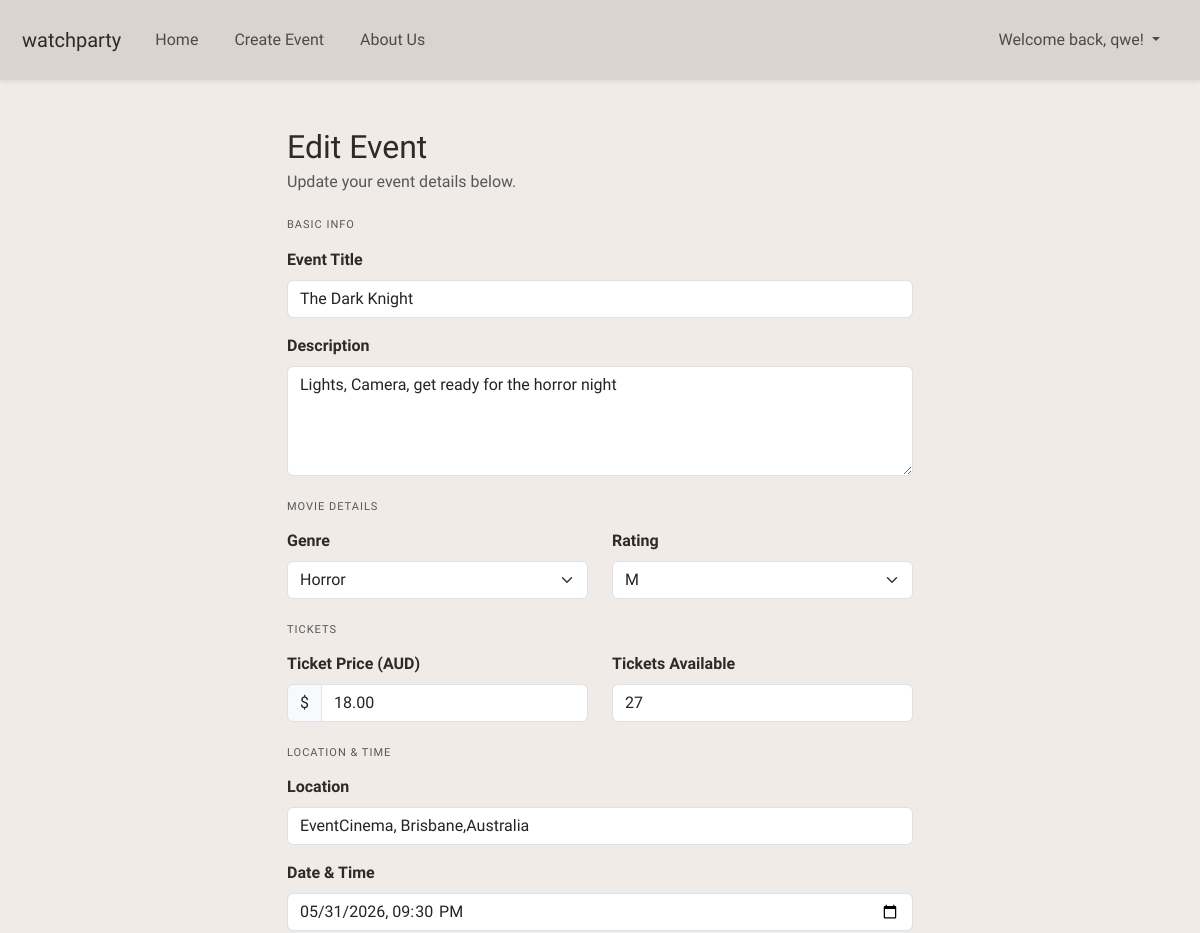
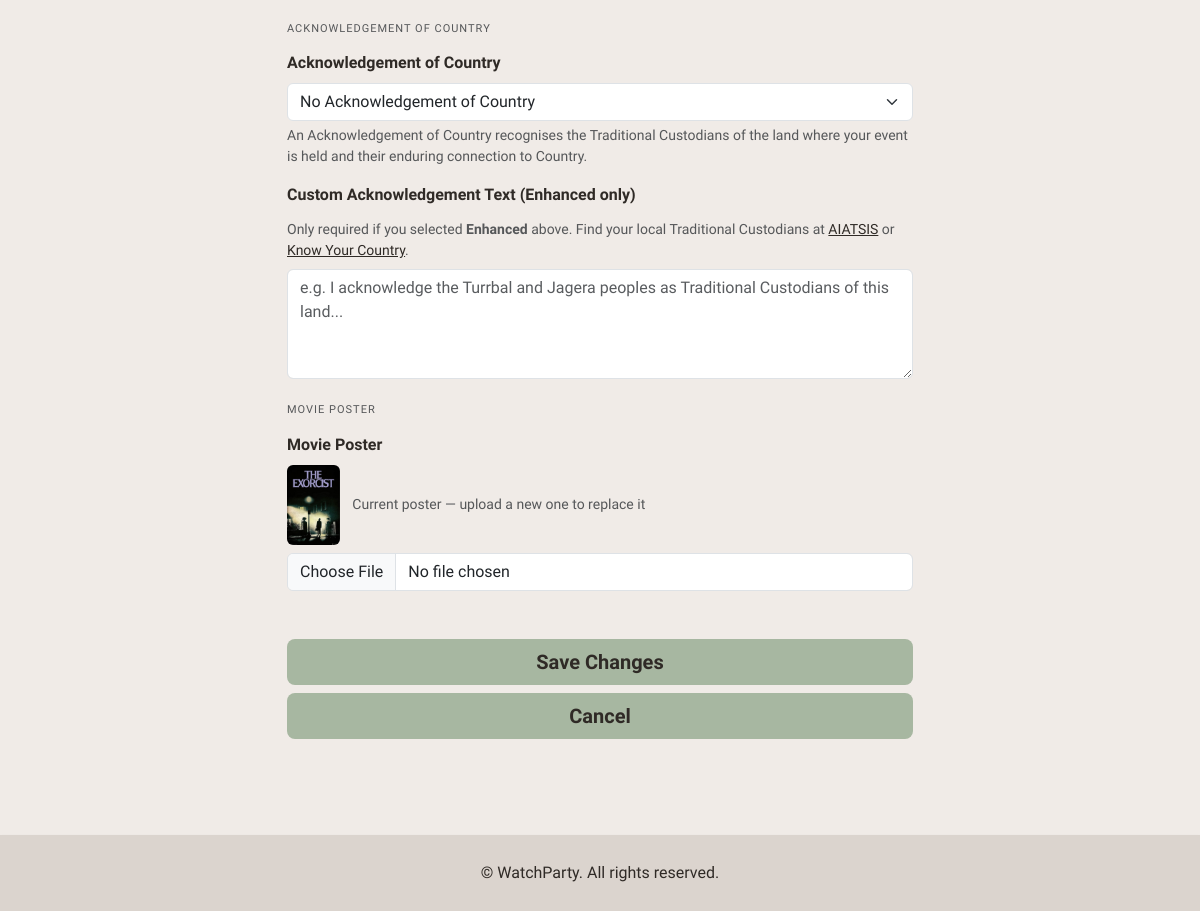
The page /events/6/edit (signed in) on the database its author committed (2 pictures, top to bottom).
### website/models.py (models this page shows, shortened)
class User(db.Model, UserMixin):
    __tablename__ = 'user'
    id = db.Column(db.Integer, primary_key=True)
    name = db.Column(db.String(100), nullable=False)
    contact_number = db.Column(db.String(20), nullable=False)
    street_address = db.Column(db.String(255), nullable=False)
    email = db.Column(db.String(100), nullable=False, unique=True)
    password_hash = db.Column(db.String(255), nullable=False)
    comments = db.relationship('Comment', backref='user', lazy=True)
    orders = db.relationship('Booking', backref='user', lazy=True)
    events = db.relationship('Event', backref='owner', lazy=True)

class Event(db.Model):
    __tablename__ = 'event'
    id = db.Column(db.Integer, primary_key=True)
    title = db.Column(db.String(150), nullable=False)
    description = db.Column(db.Text, nullable=False)
    genre = db.Column(db.String(50))
    rating = db.Column(db.String(10))
    ticket_price = db.Column(db.Float)
    tickets_available = db.Column(db.Integer)
    location = db.Column(db.String(120), nullable=False)
    date = db.Column(db.DateTime)
    image = db.Column(db.String(255))
    owner_id = db.Column(db.Integer, db.ForeignKey('user.id'), nullable=True)
    is_cancelled = db.Column(db.Boolean, default=False, nullable=False)
    acknowledgement_type = db.Column(db.String(20), default='none', nullable=False)
    acknowledgement_text = db.Column(db.Text, nullable=True)
    comments = db.relationship('Comment', backref='event', lazy=True)
    orders = db.relationship('Booking', backref='event', lazy=True)

### website/home.py (the view, shortened to what this page needs)
@home_bp.route('/events/<int:event_id>/edit', methods=['GET', 'POST'])
@login_required
def edit_event(event_id):
    event = Event.query.get_or_404(event_id)
    if event.owner_id != current_user.id:
        abort(403)
    if event.is_cancelled:
        flash('Cancelled events cannot be edited.', 'warning')
        return redirect(url_for('home.event_detail', event_id=event_id))
    form = EventForm(obj=event)  # pre-fills the form with existing data
    return render_template('create_events.html', form=form, event=event)  # reuse same template

### website/__init__.py (called while the page is built)
def create_app():
    app = Flask(__name__)
    app.debug = True
    app.secret_key = 'somesecretkey'
    app.config['SQLALCHEMY_DATABASE_URI'] = 'sqlite:///sitedata.db'
    app.config['SQLALCHEMY_TRACK_MODIFICATIONS'] = False
    db.init_app(app)
    Bootstrap5(app)
    login_manager = LoginManager()
    login_manager.login_view = 'auth.login'
    login_manager.init_app(app)
    from .models import User
    @login_manager.user_loader
    def load_user(user_id):
        return db.session.scalar(db.select(User).where(User.id==user_id))
    from . import home, bookings, auth, about
    app.register_blueprint(home.home_bp)
    app.register_blueprint(bookings.bookings_bp)
    app.register_blueprint(auth.auth_bp)
    app.register_blueprint(about.about_bp)
    return app

### website/templates/create_events.html (shortened to what this page needs)
{% extends "base.html" %}
{% block content %}
<div class="container mt-5" style="max-width: 650px;">
    {% if event is defined and event %}
    <h2 class="mb-1">Edit Event</h2>
    <p class="text-muted mb-4">Update your event details below.</p>
    {% else %}
    <h2 class="mb-1">Create Event</h2>
    <p class="text-muted mb-4">Host a movie night for your community</p>
    {% endif %}
    <form method="POST" enctype="multipart/form-data">
        <h6 class="text-uppercase text-muted mb-3" style="font-size: 11px; letter-spacing: 1px;">Basic Info</h6>
        <div class="mb-3">
            {{ form.title.label(class="form-label fw-semibold") }}
            {{ form.title(class="form-control", placeholder="e.g. Inception Night at QUT") }}
        </div>
        <div class="mb-3">
            {{ form.description.label(class="form-label fw-semibold") }}
            {{ form.description(class="form-control", rows=4, placeholder="Tell people what to expect...") }}
        </div>
        <h6 class="text-uppercase text-muted mt-4 mb-3" style="font-size: 11px; letter-spacing: 1px;">Movie Details</h6>
        <div class="row">
            <div class="col-md-6 mb-3">
                {{ form.genre.label(class="form-label fw-semibold") }}
                {{ form.genre(class="form-select") }}
            </div>
            <div class="col-md-6 mb-3">
                {{ form.rating.label(class="form-label fw-semibold") }}
                {{ form.rating(class="form-select") }}
            </div>
        </div>
        <h6 class="text-uppercase text-muted mt-2 mb-3" style="font-size: 11px; letter-spacing: 1px;">Tickets</h6>
        <div class="row">
            <div class="col-md-6 mb-3">
                {{ form.ticket_price.label(class="form-label fw-semibold") }}
                <div class="input-group">
                    <span class="input-group-text">$</span>
                    {{ form.ticket_price(class="form-control", placeholder="e.g. 15.00") }}
                </div>
            </div>
            <div class="col-md-6 mb-3">
                {{ form.tickets_available.label(class="form-label fw-semibold") }}
                {{ form.tickets_available(class="form-control", placeholder="e.g. 50") }}
            </div>
        </div>
        <h6 class="text-uppercase text-muted mt-2 mb-3" style="font-size: 11px; letter-spacing: 1px;">Location & Time</h6>
        <div class="mb-3">
            {{ form.location.label(class="form-label fw-semibold") }}
            {{ form.location(class="form-control", placeholder="e.g. Brisbane Powerhouse, New Farm") }}
        </div>
        <div class="mb-3">
            {{ form.date.label(class="form-label fw-semibold") }}
            {{ form.date(class="form-control") }}
        </div>
        <h6 class="text-uppercase text-muted mt-4 mb-3" style="font-size: 11px; letter-spacing: 1px;">
            Acknowledgement of Country
        </h6>
        <div class="mb-3">
            {{ form.acknowledgement_type.label(class="form-label fw-semibold") }}
            {{ form.acknowledgement_type(class="form-select", id="ack-select") }}
            <div class="form-text text-muted mt-1">
                An Acknowledgement of Country recognises the Traditional Custodians of the land
                where your event is held and their enduring connection to Country.
            </div>
        </div>
        <div class="mb-4">
            {{ form.acknowledgement_text.label(class="form-label fw-semibold") }}
            <div class="form-text text-muted mb-2">
                Only required if you selected <strong>Enhanced</strong> above.
                Find your local Traditional Custodians at
                <a href="https://aiatsis.gov.au/explore/map-indigenous-australia" target="_blank">AIATSIS</a> or
                <a href="https://www.knowyourcountry.com.au" target="_blank">Know Your Country</a>.
            </div>
            {{ form.acknowledgement_text(class="form-control", rows=4,
            placeholder="e.g. I acknowledge the Turrbal and Jagera peoples as Traditional Custodians of this land...") }}
        </div>
        <h6 class="text-uppercase text-muted mt-2 mb-3" style="font-size: 11px; letter-spacing: 1px;">Movie Poster</h6>
        <div class="mb-3">
            {{ form.image.label(class="form-label fw-semibold") }}
            {% if event is defined and event and event.image %}
            <div class="mb-2">
                <img src="{{ url_for('static', filename='images/' + event.image) }}"
                     alt="Current poster" style="height: 80px; border-radius: 6px; object-fit: cover;">
                <span class="text-muted small ms-2">Current poster — upload a new one to replace it</span>
            </div>
            {% endif %}
            {{ form.image(class="form-control") }}
        </div>
        <div class="d-grid gap-2 mt-5 mb-5">
            {% if event is defined and event %}
            {{ form.submit(class="btn btn-primary btn-lg", value="Save Changes") }}
            <a href="{{ url_for('home.event_detail', event_id=event.id) }}"
               class="btn btn-outline-secondary btn-lg">Cancel</a>
            {% else %}
            {{ form.submit(class="btn btn-primary btn-lg") }}
            {% endif %}
        </div>
    </form>
</div>
{% endblock %}

### website/templates/base.html (shortened to what this page needs)
<html>
<head>
    <link href="https://cdn.jsdelivr.net/npm/bootstrap@5.3.2/dist/css/bootstrap.min.css" rel="stylesheet"
>
    <link rel="stylesheet" href="{{ url_for('static', filename='css/style.css') }}">
    <link rel="stylesheet" href="https://cdn.jsdelivr.net/npm/bootstrap-icons@1.11.0/font/bootstrap-icons.css">
</head>
<body class="d-flex flex-column min-vh-100">
    <header>
        <nav class="navbar fixed-top navbar-expand-lg bg-body-tertiary shadow-sm">
            <div class="container-fluid">
                <a class="navbar-brand" href="#">watchparty</a>
                <div class="collapse navbar-collapse" id="navbarNavDropdown">
                    <ul class="navbar-nav list-unstyled">
                        <li class="nav-item">
                            <a class="nav-link" href="{{url_for('home.view_events')}}">Home</a>
                        </li>
                        <li class="nav-item">
                            <a class="nav-link" href="{{url_for('home.create_event')}}">Create Event</a>
                        </li>
                        <li class="nav-item">
                            <a class="nav-link" href="{{ url_for('about.show_about') }}">About Us</a>
                        </li>
                    </ul>
                    <ul class="navbar-nav ms-lg-auto align-items-lg-center">
                        {% if current_user.is_authenticated %}
                        <li class="nav-item dropdown">
                            <a class="nav-link dropdown-toggle" role="button" data-bs-toggle="dropdown"
                                aria-expanded="false">
                                Welcome back, {{ current_user.name }}!
                            </a>
                        </li>
                        {% endif %}
                    </ul>
                </div>
            </div>
        </nav>
        <div class="toast-container position-fixed top-0 end-0 p-3">
        </div>
    </header>
    <main class="flex-grow-1">
        {% block content %}
        {% endblock %}
    </main>
    <footer class="mt-5 shadow-sm">
        <div class="container-fluid py-3 text-center ">
            <p class="mb-0">© WatchParty. All rights reserved.</p>
        </div>
    </footer>
</body>
</html>

### website/static/css/style.css (style rules this page uses)
body { font-family: "Quicksand", sans-serif !important; font-weight: 400; background: #F0EBE7; padding-top: 80px; }
body, h1, h2, h3, h4, h5, h6, p, a, li, span, .navbar-brand { color: #2F2A26; }
header, h1, h2, h3, h4, h5, h6 { font-family: "Momo Trust Display", sans-serif !important; font-weight: 400; }
.btn, .btn-outline-primary, .btn-outline-secondary { background-color: #A7B7A1; color: #2F2A26; border: none; font-family: "Quicksand", sans-serif; font-weight: 700; }
.navbar, footer { background: #DBD4CE !important; padding: 10px; backdrop-filter: blur() }
.navbar li { list-style: none; padding: 10px; color: #2F2A26; }

### rows shown on the page
User: name "qwe"
Event: title "The Dark Knight", description "Lights, Camera, get ready for the horror night", genre "Horror", rating "M", ticket_price "18.00", tickets_available "27", location "EventCinema, Brisbane,Australia", date "05/31/2026 21:30", acknowledgement_type "No Acknowledgement of Country", image (picture)
